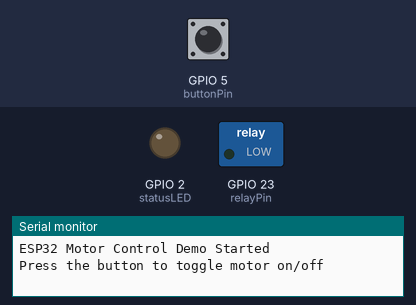
Simulated run of this sketch. Board: ESP32. Parts: switched loads named in the sketch (green lamp = pin HIGH), output pins drawn as LEDs (lit = HIGH), the last lines printed to the serial monitor. The test bench sets the inputs (shaded band); at power-on: GPIO 5 (buttonPin) HIGH.

Above: at 1.2 s.
1.3 s: GPIO 5 (buttonPin) pulled LOW for 0.15 s
At 2.5 s:
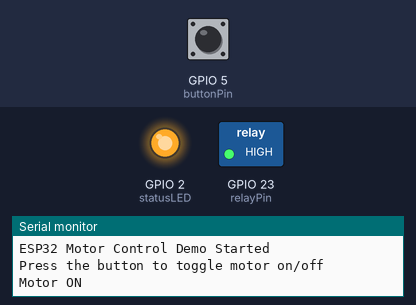
2.9 s: GPIO 5 (buttonPin) pulled LOW for 1 s
At 4.1 s:
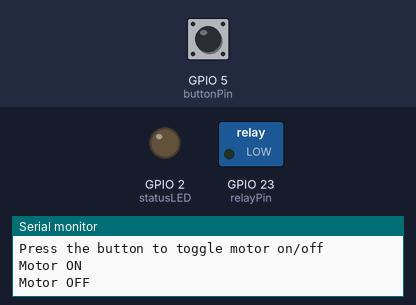
5.4 s: GPIO 5 (buttonPin) pulled LOW for 3.2 s
At 5.8 s:
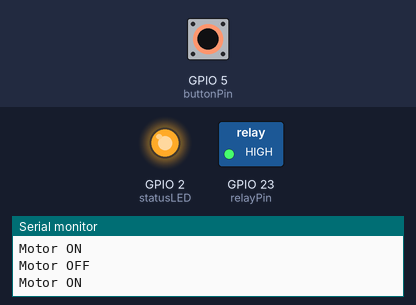
Timing chart, 0 to 8.4 s (numbered marks = the images above; inputs shaded):
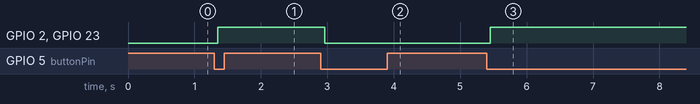

Measured:
- after the input at 1.3 s, GPIO 2 (statusLED), GPIO 23 (relayPin): LOW → HIGH after 0.05 s
- after the input at 2.9 s, GPIO 2 (statusLED), GPIO 23 (relayPin): HIGH → LOW after 0.06 s
- after the input at 5.4 s, GPIO 2 (statusLED), GPIO 23 (relayPin): LOW → HIGH after 0.05 s

The sketch:

motor_control_demo.ino
```cpp
// Simple ESP32 Relay Motor Control Demo
// Based on the Science RC Car Project documentation
//
// This code demonstrates how to control a motor using a relay module
// connected to an ESP32 microcontroller. The relay isolates the high-current
// motor circuit from the low-current control circuit.
//
// Hardware connections:
// - Relay VCC -> 5V from buck converter
// - Relay GND -> Common ground with ESP32
// - Relay IN -> ESP32 GPIO 23 (controls relay activation)
// - Relay COM -> Battery positive terminal
// - Relay NO -> Motor positive terminal
// - Motor negative terminal -> Battery negative terminal
// - Push button -> ESP32 GPIO 5 (with internal pull-up resistor)
// - Status LED -> ESP32 GPIO 2 (built-in LED)

// Pin definitions
const int relayPin = 23;    // Controls the relay module
const int buttonPin = 5;    // Push button for manual control
const int statusLED = 2;    // Built-in LED for status indication

// Motor state
bool motorRunning = false;

void setup() {
  // Initialize serial communication for debugging
  Serial.begin(115200);

  // Configure pins
  pinMode(relayPin, OUTPUT);
  pinMode(buttonPin, INPUT_PULLUP);
  pinMode(statusLED, OUTPUT);

  // Initialize outputs
  digitalWrite(relayPin, LOW);  // Motor off by default
  digitalWrite(statusLED, LOW); // LED off by default

  // Print startup message
  Serial.println("ESP32 Motor Control Demo Started");
  Serial.println("Press the button to toggle motor on/off");
}

void loop() {
  // Check if button is pressed (with debouncing)
  if (digitalRead(buttonPin) == LOW) {
    delay(50); // Simple debounce

    // Verify button is still pressed
    if (digitalRead(buttonPin) == LOW) {
      // Toggle motor state
      motorRunning = !motorRunning;

      if (motorRunning) {
        digitalWrite(relayPin, HIGH);  // Activate relay to turn motor ON
        digitalWrite(statusLED, HIGH); // Turn on status LED
        Serial.println("Motor ON");
      } else {
        digitalWrite(relayPin, LOW);   // Deactivate relay to turn motor OFF
        digitalWrite(statusLED, LOW); // Turn off status LED
        Serial.println("Motor OFF");
      }

      // Wait for button release
      while (digitalRead(buttonPin) == LOW) {
        delay(10);
      }
    }
  }

  // Small delay to prevent excessive CPU usage
  delay(10);
}
```
